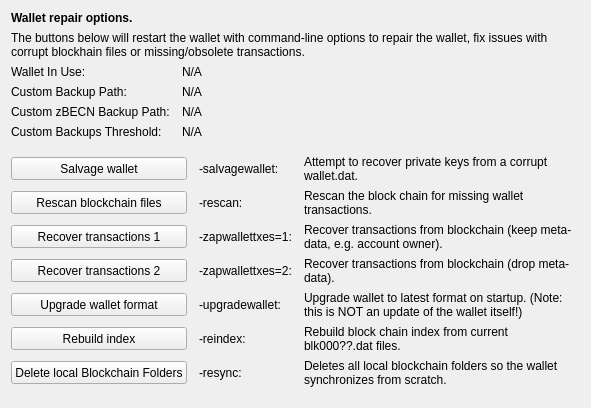
     <widget class="QWidget" name="tab_repair">
      <attribute name="title">
       <string>&amp;Wallet Repair</string>
      </attribute>
      <layout class="QGridLayout" name="gridLayout_4" columnstretch="0,0,0,0">
       <property name="horizontalSpacing">
        <number>12</number>
       </property>
       <item row="0" column="0" colspan="4">
        <widget class="QLabel" name="label_repair_header">
         <property name="font">
          <font>
           <weight>75</weight>
           <bold>true</bold>
          </font>
         </property>
         <property name="text">
          <string>Wallet repair options.</string>
         </property>
        </widget>
       </item>
       <item row="1" column="0" colspan="4">
        <widget class="QLabel" name="label_repair_helptext">
         <property name="font">
          <font>
           <weight>50</weight>
           <bold>false</bold>
          </font>
         </property>
         <property name="text">
          <string>The buttons below will restart the wallet with command-line options to repair the wallet, fix issues with corrupt blockhain files or missing/obsolete transactions.</string>
         </property>
         <property name="wordWrap">
          <bool>true</bool>
         </property>
        </widget>
       </item>
       <item row="2" column="0">
        <widget class="QLabel" name="wallet_path_label">
         <property name="text">
          <string>Wallet In Use:</string>
         </property>
        </widget>
       </item>
       <item row="2" column="1" colspan="3">
        <widget class="QLabel" name="wallet_path">
         <property name="cursor">
          <cursorShape>IBeamCursor</cursorShape>
         </property>
         <property name="text">
          <string>N/A</string>
         </property>
         <property name="textFormat">
          <enum>Qt::PlainText</enum>
         </property>
         <property name="textInteractionFlags">
          <set>Qt::LinksAccessibleByMouse|Qt::TextSelectableByKeyboard|Qt::TextSelectableByMouse</set>
         </property>
        </widget>
       </item>
       <item row="3" column="0">
        <widget class="QLabel" name="wallet_custombackuppath_label">
         <property name="visible">
          <bool>false</bool>
         </property>
         <property name="text">
          <string>Custom Backup Path:</string>
         </property>
        </widget>
       </item>
       <item row="3" column="1" colspan="3">
        <widget class="QLabel" name="wallet_custombackuppath">
         <property name="cursor">
          <cursorShape>IBeamCursor</cursorShape>
         </property>
         <property name="visible">
          <bool>false</bool>
         </property>
         <property name="text">
          <string>N/A</string>
         </property>
         <property name="textFormat">
          <enum>Qt::PlainText</enum>
         </property>
         <property name="textInteractionFlags">
          <set>Qt::LinksAccessibleByMouse|Qt::TextSelectableByKeyboard|Qt::TextSelectableByMouse</set>
         </property>
        </widget>
       </item>
       <item row="4" column="0">
        <widget class="QLabel" name="wallet_customzpivbackuppath_label">
         <property name="visible">
          <bool>false</bool>
         </property>
         <property name="text">
          <string>Custom zBECN Backup Path:</string>
         </property>
        </widget>
       </item>
       <item row="4" column="1" colspan="3">
        <widget class="QLabel" name="wallet_customzpivbackuppath">
         <property name="cursor">
          <cursorShape>IBeamCursor</cursorShape>
         </property>
         <property name="visible">
          <bool>false</bool>
         </property>
         <property name="text">
          <string>N/A</string>
         </property>
         <property name="textFormat">
          <enum>Qt::PlainText</enum>
         </property>
         <property name="textInteractionFlags">
          <set>Qt::LinksAccessibleByMouse|Qt::TextSelectableByKeyboard|Qt::TextSelectableByMouse</set>
         </property>
        </widget>
       </item>
       <item row="5" column="0">
        <widget class="QLabel" name="wallet_custombackupthreshold_label">
         <property name="visible">
          <bool>false</bool>
         </property>
         <property name="text">
          <string>Custom Backups Threshold:</string>
         </property>
        </widget>
       </item>
       <item row="5" column="1" colspan="3">
        <widget class="QLabel" name="wallet_custombackupthreshold">
         <property name="cursor">
          <cursorShape>IBeamCursor</cursorShape>
         </property>
         <property name="visible">
          <bool>false</bool>
         </property>
         <property name="text">
          <string>N/A</string>
         </property>
         <property name="textFormat">
          <enum>Qt::PlainText</enum>
         </property>
         <property name="textInteractionFlags">
          <set>Qt::LinksAccessibleByMouse|Qt::TextSelectableByKeyboard|Qt::TextSelectableByMouse</set>
         </property>
        </widget>
       </item>
       <item row="6" column="0">
        <spacer name="verticalSpacer_repair1">
         <property name="orientation">
          <enum>Qt::Vertical</enum>
         </property>
         <property name="sizeHint" stdset="0">
          <size>
           <width>10</width>
           <height>10</height>
          </size>
         </property>
        </spacer>
       </item>
       <item row="7" column="0" colspan="2">
        <widget class="QPushButton" name="btn_salvagewallet">
         <property name="minimumSize">
          <size>
           <width>100</width>
           <height>23</height>
          </size>
         </property>
         <property name="text">
          <string>Salvage wallet</string>
         </property>
        </widget>
       </item>
       <item row="7" column="2">
        <widget class="QLabel" name="label_repair_salvage_command">
         <property name="text">
          <string notr="true">-salvagewallet:</string>
         </property>
        </widget>
       </item>
       <item row="7" column="3">
        <widget class="QLabel" name="label_repair_salvage">
         <property name="text">
          <string>Attempt to recover private keys from a corrupt wallet.dat.</string>
         </property>
         <property name="wordWrap">
          <bool>true</bool>
         </property>
        </widget>
       </item>
       <item row="8" column="0" colspan="2">
        <widget class="QPushButton" name="btn_rescan">
         <property name="minimumSize">
          <size>
           <width>100</width>
           <height>23</height>
          </size>
         </property>
         <property name="text">
          <string>Rescan blockchain files</string>
         </property>
        </widget>
       </item>
       <item row="8" column="2">
        <widget class="QLabel" name="label_repair_rescan_command">
         <property name="text">
          <string notr="true">-rescan:</string>
         </property>
        </widget>
       </item>
       <item row="8" column="3">
        <widget class="QLabel" name="label_repair_rescan">
         <property name="text">
          <string>Rescan the block chain for missing wallet transactions.</string>
         </property>
         <property name="wordWrap">
          <bool>true</bool>
         </property>
        </widget>
       </item>
       <item row="9" column="0" colspan="2">
        <widget class="QPushButton" name="btn_zapwallettxes1">
         <property name="minimumSize">
          <size>
           <width>100</width>
           <height>23</height>
          </size>
         </property>
         <property name="text">
          <string>Recover transactions 1</string>
         </property>
        </widget>
       </item>
       <item row="9" column="2">
        <widget class="QLabel" name="label_repair_zap1_command">
         <property name="text">
          <string notr="true">-zapwallettxes=1:</string>
         </property>
        </widget>
       </item>
       <item row="9" column="3">
        <widget class="QLabel" name="label_repair_zap1">
         <property name="text">
          <string>Recover transactions from blockchain (keep meta-data, e.g. account owner).</string>
         </property>
         <property name="wordWrap">
          <bool>true</bool>
         </property>
        </widget>
       </item>
       <item row="10" column="0" colspan="2">
        <widget class="QPushButton" name="btn_zapwallettxes2">
         <property name="minimumSize">
          <size>
           <width>100</width>
           <height>23</height>
          </size>
         </property>
         <property name="text">
          <string>Recover transactions 2</string>
         </property>
        </widget>
       </item>
       <item row="10" column="2">
        <widget class="QLabel" name="label_repair_zap2_command">
         <property name="text">
          <string notr="true">-zapwallettxes=2:</string>
         </property>
        </widget>
       </item>
       <item row="10" column="3">
        <widget class="QLabel" name="label_repair_zap2">
         <property name="text">
          <string>Recover transactions from blockchain (drop meta-data).</string>
         </property>
         <property name="wordWrap">
          <bool>true</bool>
         </property>
        </widget>
       </item>
       <item row="11" column="0" colspan="2">
        <widget class="QPushButton" name="btn_upgradewallet">
         <property name="minimumSize">
          <size>
           <width>100</width>
           <height>23</height>
          </size>
         </property>
         <property name="text">
          <string>Upgrade wallet format</string>
         </property>
        </widget>
       </item>
       <item row="11" column="2">
        <widget class="QLabel" name="label_repair_upgrade_command">
         <property name="text">
          <string notr="true">-upgradewallet:</string>
         </property>
        </widget>
       </item>
       <item row="11" column="3">
        <widget class="QLabel" name="label_repair_upgrade">
         <property name="text">
          <string>Upgrade wallet to latest format on startup. (Note: this is NOT an update of the wallet itself!)</string>
         </property>
         <property name="wordWrap">
          <bool>true</bool>
         </property>
        </widget>
       </item>
       <item row="12" column="0" colspan="2">
        <widget class="QPushButton" name="btn_reindex">
         <property name="minimumSize">
          <size>
           <width>100</width>
           <height>23</height>
          </size>
         </property>
         <property name="text">
          <string>Rebuild index</string>
         </property>
        </widget>
       </item>
       <item row="12" column="2">
        <widget class="QLabel" name="label_repair_reindex_command">
         <property name="text">
          <string notr="true">-reindex:</string>
         </property>
        </widget>
       </item>
       <item row="12" column="3">
        <widget class="QLabel" name="label_repair_reindex">
         <property name="text">
          <string>Rebuild block chain index from current blk000??.dat files.</string>
         </property>
         <property name="wordWrap">
          <bool>true</bool>
         </property>
        </widget>
       </item>
       <item row="13" column="0" colspan="2">
        <widget class="QPushButton" name="btn_resync">
         <property name="minimumSize">
          <size>
           <width>100</width>
           <height>23</height>
          </size>
         </property>
         <property name="text">
          <string>Delete local Blockchain Folders</string>
         </property>
        </widget>
       </item>
       <item row="13" column="2">
        <widget class="QLabel" name="label_repair_resync_command">
         <property name="text">
          <string>-resync:</string>
         </property>
        </widget>
       </item>
       <item row="13" column="3">
        <widget class="QLabel" name="label_repair_resync">
         <property name="text">
          <string>Deletes all local blockchain folders so the wallet synchronizes from scratch.</string>
         </property>
         <property name="wordWrap">
          <bool>true</bool>
         </property>
        </widget>
       </item>
       <item row="14" column="0">
        <spacer name="verticalSpacer_repair2">
         <property name="orientation">
          <enum>Qt::Vertical</enum>
         </property>
         <property name="sizeHint" stdset="0">
          <size>
           <width>20</width>
           <height>10</height>
          </size>
         </property>
        </spacer>
       </item>
      </layout>
     </widget>
